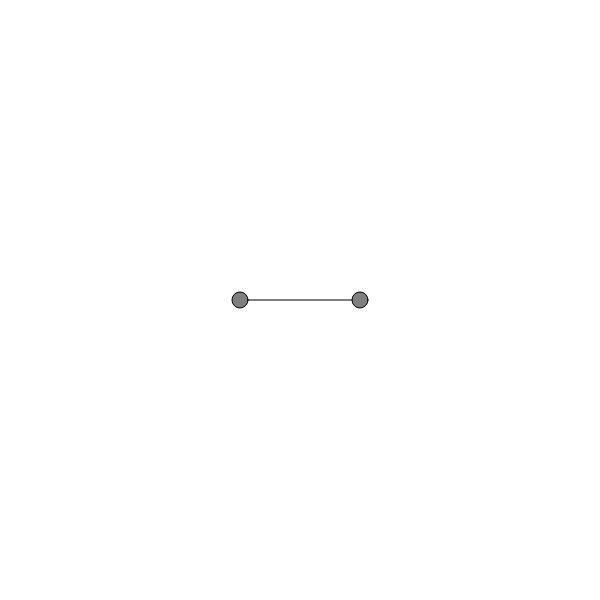
Frame 1 (no input)
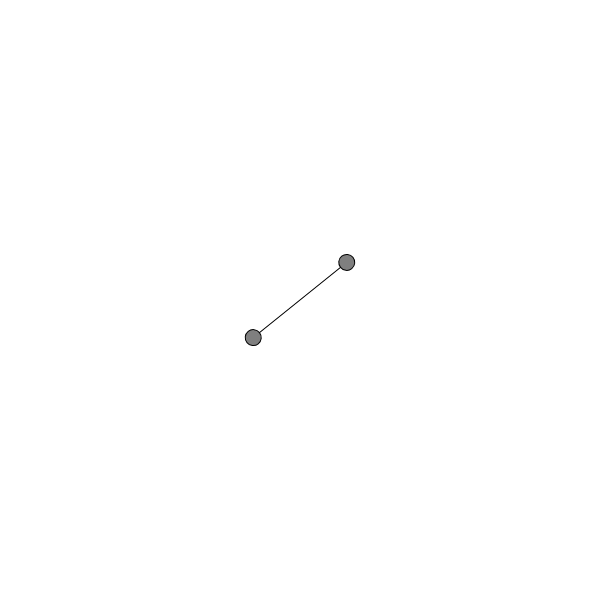
Frame 60 (no input)
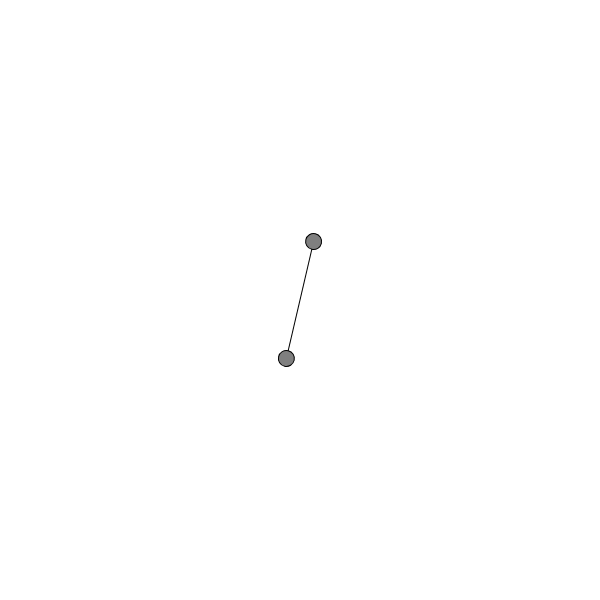
Frame 120 (the mouse pressed at the canvas centre since frame 60)

The p5.js sketch that drew these frames (run headless with seeded random() and noise() and a simulated clock; from frame 60 on, the mouse is pressed at the canvas centre):

// p5.js sketch
// ── sketch.js
function setup() {
  createCanvas(600, 600);
}

let angle = 0

let angularVelocity = 0

let angularAcc = 0.01

const DRAG = 0.1


function draw() {
  background(255)
  
  translate(width / 2, height / 2);
  rotate(angle);

  stroke(0);
  fill(127);
  
  line(-60, 0, 60, 0);
  circle(60, 0, 16);
  circle(-60, 0, 16);

  angularVelocity += angularAcc

  // add drag

  let dragForce = DRAG * (angularVelocity ** 2)
  angularVelocity -= dragForce
  console.log(angularVelocity)

  angle += angularVelocity


}

// ── oscillator.js
class Oscillator {
    angle
    angleVelocity
    amplitude
    constructor(angle, amplitude, angleVelocity) {
        this.angle = angle ?? createVector(random(-0.5, 0.5), random(-0.5, 0.5))
        this.angleVelocity = angleVelocity ?? createVector(random(-0.05, 0.05), random(-0.05, 0.05))
        this.amplitude = amplitude ?? createVector(random(20, width / 2), random(20, height / 2))
    }

    update() {
        this.angle.add(this.angleVelocity)
    }

    show() {
        let x = sin(this.angle.x) * this.amplitude.x
        let y = sin(this.angle.y) * this.amplitude.y

        push()
        translate(width / 2, height / 2)
        stroke(0)
        fill(127)

        circle(x, y, 20)
        line(0, 0, x, y)
        pop()
    }
}
